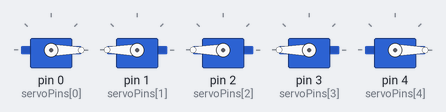
Simulated run of this sketch. Board: Arduino Uno, built with avr-gcc and run on an emulated ATmega328P. Parts: 5 × servo.

Above: at 0.1 s.
Timing chart, 0 to 1.6 s (numbered marks = the images above):
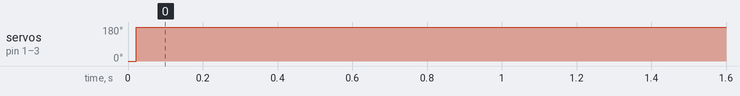

Measured:
- by itself, servo on pin 1 (servoPins[1]), servo on pin 2 (servoPins[2]), servo on pin 3 (servoPins[3]): 0° → 180° at 0.02 s

The sketch:

02_arduino_pd_serial.ino
```cpp
#include <Servo.h>

const int numServos = 5;
const int servoPins[numServos] = {0, 1, 2, 3, 4};
Servo servos[numServos];

byte value[5] = {0, 180, 180, 180, 0};
unsigned long lasttimeservo = 0;

void setup() {
  Serial.begin(115200);
    for (int i = 0; i < numServos; i++) {
    servos[i].attach(servoPins[i]);
    servos[i].write(0);
  }

}

void loop() {
  // Serial
  if (Serial.available() > 10) {
    if (Serial.read() == 255) {
      for (int i = 0; i < 10; i++) {
        value[i] = Serial.read();
      }

    } else {
      while (Serial.available())Serial.read();
    }
  }

  // Servo
  if (millis() > lasttimeservo + 20) {
    for (int i = 0; i < numServos; i++) {
      servos[i].write(value[i]);
    }
    lasttimeservo = millis();
  }

}
```
